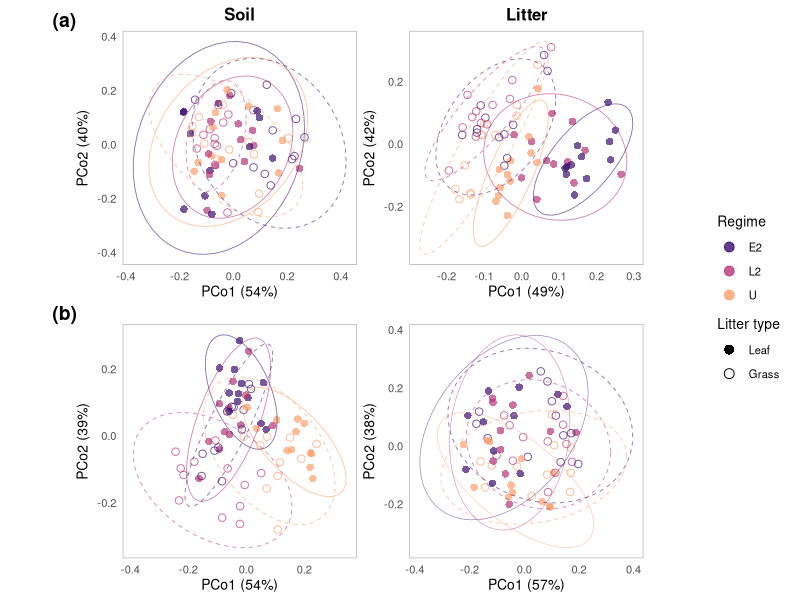

Write R code to recreate this figure.

# Required packages
require(ggtext)
require(viridis)
require(tidyverse)

# (1) Setup --------------------------------------------------------------------

#### Data ####

# Define the factor levels
litter_levels <- c("Leaf", "Grass")
regime_levels <- c("E2", "L2", "U")
community_levels <- c("Soil bacteria", "Litter bacteria" ,"Soil fungi", "Litter fungi")

# Read in the sample metadata
metadata_fungi_soil <- data.table::fread("data/sample_metadata_fungi.txt") %>%
  filter(community == "Soil") %>%
  select(
    everything(), PCo1 = "pco1_54_soil_fungi", PCo2 = "pco2_39_soil_fungi",
    -c("community", "pco1_57_leaf_fungi", "pco2_38_leaf_fungi")
    ) %>%
  # Order the regime and litter type factors
  mutate(
    regime = factor(regime, levels = regime_levels),
    litter_type = factor(litter_type, levels = litter_levels)
  )
metadata_fungi_litter <- data.table::fread("data/sample_metadata_fungi.txt") %>%
  filter(community == "Leaf") %>%
  select(
    everything(), PCo1 = "pco1_57_leaf_fungi", PCo2 = "pco2_38_leaf_fungi",
    -c("community", "pco1_54_soil_fungi", "pco2_39_soil_fungi")
    ) %>%
  # Order the regime and litter type factors
  mutate(
    regime = factor(regime, levels = regime_levels),
    litter_type = factor(litter_type, levels = litter_levels)
  )
metadata_bacteria_soil <- data.table::fread("data/sample_metadata_bacteria.txt") %>%
  filter(community == "Soil") %>%
  select(
    everything(), PCo1 = "pco1_54_soil_bacteria", PCo2 = "pco2_40_soil_bacteria",
    -c("community", "pco1_49_leaf_bacteria", "pco2_42_leaf_bacteria")
    ) %>%
  # Order the regime and litter type factors
  mutate(
    regime = factor(regime, levels = regime_levels),
    litter_type = factor(litter_type, levels = litter_levels)
  )
metadata_bacteria_litter <- data.table::fread("data/sample_metadata_bacteria.txt") %>%
  filter(community == "Leaf") %>%
  select(
    everything(), PCo1 = "pco1_49_leaf_bacteria", PCo2 = "pco2_42_leaf_bacteria",
    -c("community", "pco1_54_soil_bacteria", "pco2_40_soil_bacteria")
    ) %>%
  # Order the regime and litter type factors
  mutate(
    regime = factor(regime, levels = regime_levels),
    litter_type = factor(litter_type, levels = litter_levels)
  )

# Format the axis labels
axis_labels <- c(
  "pco1_54_soil_bacteria" = "PCo1 (54%)",
  "pco2_40_soil_bacteria" = "PCo2 (40%)",
  "pco1_49_leaf_bacteria" = "PCo1 (49%)",
  "pco2_42_leaf_bacteria" = "PCo2 (42%)",
  "pco1_57_leaf_fungi" = "PCo1 (57%)",
  "pco2_38_leaf_fungi" = "PCo2 (38%)",
  "pco1_54_soil_fungi" = "PCo1 (54%)",
  "pco2_39_soil_fungi" = "PCo2 (39%)"
)

#### Theme ####

tag_size <- 14
strip_size <- 12
title_size <- 10
text_size <- 8

my_theme <- theme_minimal() +
  theme(
    panel.border = element_rect(linewidth = 0.5, colour = "grey70", fill = NA),
    panel.grid = element_blank(),
    axis.title = element_text(size = title_size),
    axis.text = element_text(size = text_size),
    plot.title = element_text(hjust = 0.5, size = strip_size, face = "bold"),
    plot.tag = element_markdown(size = tag_size, face = "bold"),
    legend.position = "none",
    aspect.ratio = 1
  )

#### Dummy legend ####

# Define colours
my_cols <- c("E2" = "#3B0F70CC", "L2" = "#B63679CC", "U" = "#FE9F6DCC")


# Dummy tibble with all regime/shape combinations
dummy_data <- expand.grid(
  regime = names(my_cols),
  litter_type = c("Leaf", "Grass")
)

# Dummy plot that only serves to generate legend
dummy_plot <- ggplot(dummy_data, aes(x = 1, y = 1, colour = regime, shape = litter_type)) +
  geom_point(size = 3) +
  scale_colour_manual(values = my_cols) +
  scale_shape_manual(values = c("Leaf" = 16, "Grass" = 1)) +
  labs(colour = "Regime", shape = "Litter type") +
  theme_void() +
  theme(
    legend.position = "right",
    legend.title = element_text(size = title_size),
    legend.text = element_text(size = text_size)
  )

# Extract the legend
legend_dummy <- cowplot::get_legend(dummy_plot)

# (2) Crate plots --------------------------------------------------------------

# Create the figure
figure <- patchwork::wrap_plots(
  ggplot(
    data = metadata_bacteria_soil,
    aes(x = PCo1, y = PCo2, colour = regime, fill = regime, shape = litter_type)
  ) +
    geom_point(size = 2.2, alpha = 0.7) +
    # Elipse for leaf litter
    stat_ellipse(
      data = metadata_bacteria_soil %>%
        filter(litter_type == "Leaf"),
      aes(x = PCo1, y = PCo2, group = regime, colour = regime),
      level = 0.95, linewidth = 0.3, alpha = 0.6,
      show.legend = FALSE
    ) +
    # Elipse for grass litter
    stat_ellipse(
      data = metadata_bacteria_soil %>%
        filter(litter_type == "Grass"),
      aes(x = PCo1, y = PCo2, group = regime, colour = regime),
      level = 0.95, linewidth = 0.3, alpha = 0.6, linetype = "dashed",
      show.legend = FALSE
    ) +
    scale_colour_manual(values = my_cols) +
    scale_fill_manual(values = my_cols) +
    scale_shape_manual(values = c("Leaf" = 16, "Grass" = 1)) +
    labs(
      x = axis_labels["pco1_54_soil_bacteria"],
      y = axis_labels["pco2_40_soil_bacteria"],
      colour = "Regime",
      shape = "Litter type",
      title = "Soil",
      tag = "(**a**)"
    ) +
    my_theme +
   theme(
     # Adjust the position of the tag to account for the strip
     plot.tag.position = c(0.04, 0.95),
     # Adjust the margin
     plot.margin = margin(t = 0, r = 0, b = 5, l = 0),
     ),
  
  ggplot(
    data = metadata_bacteria_litter,
    aes(x = PCo1, y = PCo2, colour = regime, fill = regime, shape = litter_type)
  ) +
    geom_point(size = 2.2, alpha = 0.7) +
    # Elipse for leaf litter
    stat_ellipse(
      data = metadata_bacteria_litter %>%
        filter(litter_type == "Leaf"),
      aes(x = PCo1, y = PCo2, group = regime, colour = regime),
      level = 0.95, linewidth = 0.3, alpha = 0.6,
      show.legend = FALSE
    ) +
    # Elipse for grass litter
    stat_ellipse(
      data = metadata_bacteria_litter %>%
        filter(litter_type == "Grass"),
      aes(x = PCo1, y = PCo2, group = regime, colour = regime),
      level = 0.95, linewidth = 0.3, alpha = 0.6, linetype = "dashed",
      show.legend = FALSE
    ) +
    scale_colour_manual(values = my_cols) +
    scale_fill_manual(values = my_cols) +
    scale_shape_manual(values = c("Leaf" = 16, "Grass" = 1)) +
    labs(
      x = axis_labels["pco1_49_leaf_bacteria"],
      y = axis_labels["pco2_42_leaf_bacteria"],
      colour = "Regime",
      shape = "Litter type",
      title = "Litter"
    )  +
    my_theme +
    theme(
      # Adjust the margin
      plot.margin = margin(t = 0, r = 0, b = 5, l = 5),
    ),
  
  ggplot(
    data = metadata_fungi_soil,
    aes(x = PCo1, y = PCo2, colour = regime, fill = regime, shape = litter_type)
  ) +
    geom_point(size = 2.2, alpha = 0.7) +
    # Elipse for leaf litter
    stat_ellipse(
      data = metadata_fungi_soil %>%
        filter(litter_type == "Leaf"),
      aes(x = PCo1, y = PCo2, group = regime, colour = regime),
      level = 0.95, linewidth = 0.3, alpha = 0.6,
      show.legend = FALSE
    ) +
    # Elipse for grass litter
    stat_ellipse(
      data = metadata_fungi_soil %>%
        filter(litter_type == "Grass"),
      aes(x = PCo1, y = PCo2, group = regime, colour = regime),
      level = 0.95, linewidth = 0.3, alpha = 0.6, linetype = "dashed",
      show.legend = FALSE
    ) +
    scale_colour_manual(values = my_cols) +
    scale_fill_manual(values = my_cols) +
    scale_shape_manual(values = c("Leaf" = 16, "Grass" = 1)) +
    labs(
      x = axis_labels["pco1_54_soil_fungi"],
      y = axis_labels["pco2_39_soil_fungi"],
      colour = "Regime",
      shape = "Litter type",
      tag = "(**b**)"
    ) +
    my_theme +
    theme(
      # Adjust the margin
      plot.margin = margin(t = 0, r = 0, b = 0, l = 0),
    ),
  
  ggplot(
    data = metadata_fungi_litter,
    aes(x = PCo1, y = PCo2, colour = regime, fill = regime, shape = litter_type)
  ) +
    geom_point(size = 2.2, alpha = 0.7) +
    # Elipse for leaf litter
    stat_ellipse(
      data = metadata_fungi_litter %>%
        filter(litter_type == "Leaf"),
      aes(x = PCo1, y = PCo2, group = regime, colour = regime),
      level = 0.95, linewidth = 0.2, alpha = 0.6,
      show.legend = FALSE
    ) +
    # Elipse for grass litter
    stat_ellipse(
      data = metadata_fungi_litter %>%
        filter(litter_type == "Grass"),
      aes(x = PCo1, y = PCo2, group = regime, colour = regime),
      level = 0.95, linewidth = 0.3, alpha = 0.6, linetype = "dashed",
      show.legend = FALSE
    ) +
    scale_colour_manual(values = my_cols) +
    scale_fill_manual(values = my_cols) +
    scale_shape_manual(values = c("Leaf" = 16, "Grass" = 1)) +
    labs(
      x = axis_labels["pco1_57_leaf_fungi"],
      y = axis_labels["pco2_38_leaf_fungi"],
      colour = "Regime",
      shape = "Litter type"
    ) +
    my_theme +
    theme(
      # Adjust the margin
      plot.margin = margin(t = 0, r = 0, b = 0, l = 5),
    )
)

# Add the legend
figure_final <- cowplot::plot_grid(
  figure, legend_dummy, rel_widths = c(1, 0.15)
)

# Save figure
ggsave(
  "output/figure_pcoa.pdf",
  width = 15, height = 13, units = "cm",
)

